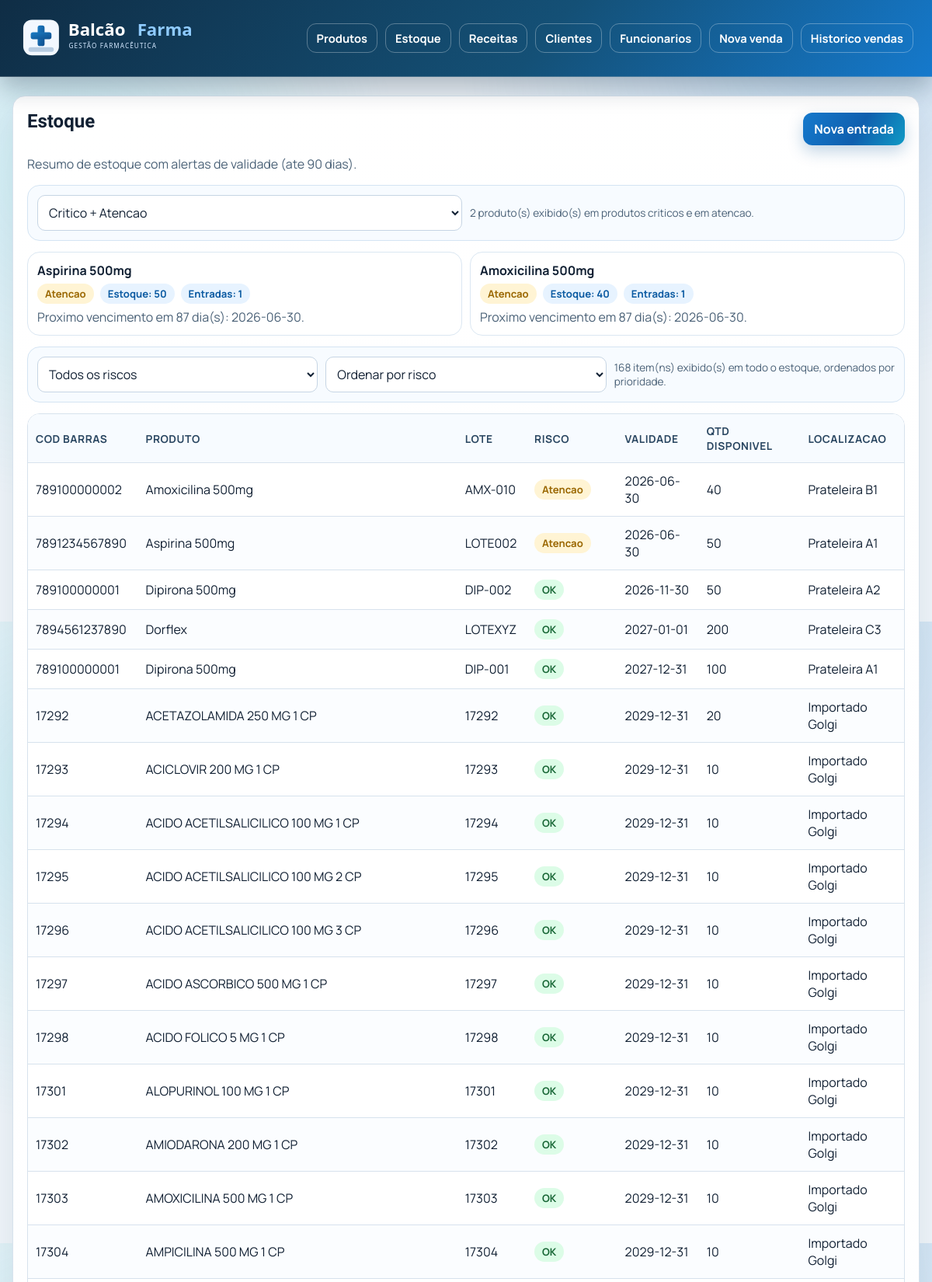
The page /estoque (upper part) on the database its author committed.
### tables this page shows
CREATE TABLE Produto (
    cod_barras VARCHAR(50) PRIMARY KEY,
    marca VARCHAR(100),
    nome VARCHAR(255) NOT NULL,
    tipo VARCHAR(100),
    precisa_receita BOOLEAN,
    preco DECIMAL(10, 2) NOT NULL,
    ativo BOOLEAN NOT NULL DEFAULT TRUE
);

CREATE TABLE Estoque (
    cod_barras VARCHAR(50),
    lote VARCHAR(50),
    quantidade_disponivel INT NOT NULL,
    data_validade DATE,
    localizacao VARCHAR(100),
    PRIMARY KEY (cod_barras, lote),
    FOREIGN KEY (cod_barras) REFERENCES Produto(cod_barras)
);

### App/Views/MainView.php (called while the page is built, shortened)
<?php
class MainView
{
	private string $fileName;
	public function __construct(string $fileName)
	{
		$this->fileName = $fileName;
	}
	public function render(array $params = []): void
	{
		$viewFile = __DIR__ . '/pages/' . $this->fileName . '.php';
		require __DIR__ . '/pages/_layout_header.php';
		require $viewFile;
		require __DIR__ . '/pages/_layout_footer.php';
	}
}

### App/Controllers/Controller.php (called while the page is built, shortened)
<?php
class Controller
{
	private array $params = [];
	protected function render(string $viewName): void
	{
		$view = new MainView($viewName);
		$view->render($this->params);
	}
	protected function addParam(string $key, mixed $value): void
	{
		$this->params[$key] = $value;
	}
}

### App/Controllers/LotesController.php (called while the page is built, shortened)
<?php
class LotesController extends Controller
{
	private LoteDAO $loteDAO;
	public function __construct(array $segments = [])
	{
		$this->loteDAO = new LoteDAO();
	}
	public function executar(): void
	{
		$this->listar();
	}
	private function listar(): void
	{
		$this->addParam('lotes', $this->loteDAO->listar());
		$this->addParam('resumoEstoque', $this->mapearRiscoResumo($this->loteDAO->resumoEstoquePorProduto()));
		$this->render('lotes/listar');
	}
	private function mapearRiscoResumo(array $resumo): array
	{
		$hoje = new \DateTimeImmutable('today');
		$saida = [];
		foreach ($resumo as $row) {
			$estoque = (int) ($row['estoque_valido'] ?? 0);
			$proximaValidade = $row['proxima_validade'] ?? null;
			$risco = 'ok';
			$dias = null;
			if ($estoque <= 0 || $proximaValidade === null) {
				$risco = 'sem_estoque';
			} else {
				$validade = new \DateTimeImmutable((string) $proximaValidade);
				$intervalo = $hoje->diff($validade);
				$dias = (int) $intervalo->format('%r%a');
				if ($dias <= self::DIAS_RISCO_CRITICO) {
					$risco = 'critico';
				} elseif ($dias <= self::DIAS_RISCO_ATENCAO) {
					$risco = 'atencao';
				}
			}
			$row['dias_para_vencer'] = $dias;
			$row['risco_validade'] = $risco;
			$saida[] = $row;
		}
		return $saida;
	}
}

### App/Application.php (called while the page is built, shortened)
<?php
class Application
{
	public function executar(): void
	{
		$rawUrl = $_GET['url'] ?? '';
		$segments = $this->parseUrl($rawUrl);
		$controller = new $controllerFqcn($segments);
		$controller->executar();
	}
	private function parseUrl(string $url): array
	{
		$url = trim($url);
		$clean = trim($url, '/');
		return array_values(array_filter(explode('/', $clean), static function ($part) {
			return $part !== '';
		}));
	}
}

### index.php (called while the page is built, shortened)
<?php
$app = new Application();
$app->executar();

### App/DAO/LoteDAO.php (called while the page is built, shortened)
<?php
class LoteDAO
{
	private PDO $conn;
	public function __construct()
	{
		$this->conn = Connection::getConn();
	}
	public function listar(): array
	{
		$sql = "SELECT e.cod_barras,
					   e.cod_barras AS id,
					   e.lote AS numero_lote,
					   e.data_validade AS validade,
					   e.quantidade_disponivel,
					   e.localizacao,
					   p.nome AS produto_nome
				FROM Estoque e
				INNER JOIN Produto p ON p.cod_barras = e.cod_barras
				ORDER BY e.data_validade ASC, e.lote ASC";
		$stmt = $this->conn->query($sql);
		return $stmt->fetchAll();
	}
	public function resumoEstoquePorProduto(): array
	{
		$sql = 'SELECT p.cod_barras AS cod_barras,
				   p.nome AS produto_nome,
				   COALESCE(SUM(CASE
					   WHEN le.quantidade_disponivel > 0 AND le.data_validade >= CURDATE() THEN le.quantidade_disponivel
					   ELSE 0
				   END), 0) AS estoque_valido,
				   MIN(CASE
					   WHEN le.quantidade_disponivel > 0 AND le.data_validade >= CURDATE() THEN le.data_validade
					   ELSE NULL
				   END) AS proxima_validade,
				   COALESCE(SUM(CASE
					   WHEN le.quantidade_disponivel > 0 AND le.data_validade >= CURDATE() THEN 1
					   ELSE 0
				   END), 0) AS lotes_validos
				FROM Produto p
				LEFT JOIN Estoque le ON le.cod_barras = p.cod_barras
				WHERE p.ativo = 1
				GROUP BY p.cod_barras, p.nome
				ORDER BY estoque_valido DESC, p.nome ASC';
		$stmt = $this->conn->query($sql);
		return $stmt->fetchAll();
	}
}

### App/DAO/Connection.php (called while the page is built, shortened)
<?php
class Connection
{
	private static ?PDO $conn = null;
	public static function getConn(): PDO
	{
		if (self::$conn === null) {
			$host = getenv('DB_HOST') ?: '127.0.0.1';
			$port = getenv('DB_PORT') ?: '3306';
			$name = getenv('DB_NAME') ?: 'farmacia_db';
			$user = getenv('DB_USER') ?: 'root';
			$pass = getenv('DB_PASS') ?: '';
			$dsn = sprintf('mysql:host=%s;port=%s;dbname=%s;charset=utf8mb4', $host, $port, $name);
			try {
				self::$conn = new PDO($dsn, $user, $pass, [
					PDO::ATTR_ERRMODE => PDO::ERRMODE_EXCEPTION,
					PDO::ATTR_DEFAULT_FETCH_MODE => PDO::FETCH_ASSOC,
				]);
			} catch (PDOException $e) {
				http_response_code(500);
				die('Database connection failed: ' . $e->getMessage());
			}
		}
		return self::$conn;
	}
}

### App/Views/pages/lotes/listar.php (the view, shortened to what this page needs)
<div class="card">
	<div class="section-head">
		<h2>Estoque</h2>
		<a class="btn-inline" href="/estoque/novo">Nova entrada</a>
	</div>
	<p class="muted">Resumo de estoque com alertas de validade (ate <?= (int) ($diasRiscoAtencao ?? 90) ?> dias).</p>
	<?php if (!empty($resumoEstoque)): ?>
		<div class="search-panel">
			<div class="search-grid" style="grid-template-columns: minmax(220px, 1fr) minmax(180px, 1fr);">
				<select id="resumo-risco-filtro">
					<option value="atencao_critico" selected>Critico + Atencao</option>
				</select>
				<p class="helper-text" id="resumo-risco-status" style="margin: 0; align-self: center;" aria-live="polite">Exibindo produtos com maior prioridade.</p>
			</div>
		</div>
	<?php endif; ?>
	<div class="summary-grid" id="resumo-estoque-grid">
		<?php if (empty($resumoEstoque)): ?>
			<div class="summary-card">
				<h4>Sem produtos ativos</h4>
				<p>Cadastre produtos para iniciar o controle de estoque.</p>
			</div>
		<?php else: ?>
			<?php foreach ($resumoEstoque as $resumo): ?>
				<?php
				$risco = (string) ($resumo['risco_validade'] ?? 'ok');
				$estoque = (int) ($resumo['estoque_valido'] ?? 0);
				$dias = $resumo['dias_para_vencer'] !== null ? (int) $resumo['dias_para_vencer'] : null;
				$classe = 'pill-ok';
				$label = 'OK';
				if ($risco === 'critico') {
					$classe = 'pill-critico';
					$label = 'Critico';
				} elseif ($risco === 'atencao') {
					$classe = 'pill-atencao';
					$label = 'Atencao';
				} elseif ($risco === 'sem_estoque') {
					$classe = 'pill-sem-estoque';
					$label = 'Sem estoque';
				}
				?>
				<div class="summary-card" data-risco="<?= htmlspecialchars($risco, ENT_QUOTES, 'UTF-8') ?>">
					<h4><?= htmlspecialchars($resumo['produto_nome'], ENT_QUOTES, 'UTF-8') ?></h4>
					<div class="pills" style="margin: 6px 0;">
						<span class="pill <?= $classe ?>"><?= $label ?></span>
						<span class="pill">Estoque: <?= $estoque ?></span>
						<span class="pill">Entradas: <?= (int) ($resumo['lotes_validos'] ?? 0) ?></span>
					</div>
					<p>
						<?php if ($dias === null): ?>
							Sem entrada valida para venda.
						<?php else: ?>
							Proximo vencimento em <?= $dias ?> dia(s): <?= htmlspecialchars((string) $resumo['proxima_validade'], ENT_QUOTES, 'UTF-8') ?>.
						<?php endif; ?>
					</p>
				</div>
			<?php endforeach; ?>
		<?php endif; ?>
	</div>
	<?php if (!empty($lotes)): ?>
		<div class="search-panel">
			<div class="search-grid" style="grid-template-columns: minmax(190px, 1fr) minmax(220px, 1fr) minmax(240px, 1fr);">
				<select id="lista-risco-filtro">
					<option value="todos" selected>Todos os riscos</option>
				</select>
				<select id="lista-ordem">
					<option value="risco" selected>Ordenar por risco</option>
				</select>
				<p class="helper-text" id="lista-lotes-status" style="margin: 0; align-self: center;" aria-live="polite">Mostrando todo o estoque.</p>
			</div>
		</div>
	<?php endif; ?>
	<div class="table-wrap">
		<table>
			<thead>
				<tr>
					<th>Cod barras</th>
					<th>Produto</th>
					<th>Lote</th>
					<th>Risco</th>
					<th>Validade</th>
					<th>Qtd disponivel</th>
					<th>Localizacao</th>
				</tr>
			</thead>
			<tbody>
				<?php if (empty($lotes)): ?>
					<tr><td colspan="7">Nenhum lote cadastrado.</td></tr>
				<?php else: ?>
					<?php foreach ($lotes as $lote): ?>
						<?php
						$qtd = (int) $lote['quantidade_disponivel'];
						$validadeRaw = (string) $lote['validade'];
						$hoje = new DateTimeImmutable('today');
						$validade = new DateTimeImmutable($validadeRaw);
						$dias = (int) $hoje->diff($validade)->format('%r%a');
						$riscoTabela = 'ok';
						$labelTabela = 'OK';
						$classeTabela = 'pill-ok';
						if ($qtd <= 0 || $dias < 0) {
							$riscoTabela = 'sem_estoque';
							$labelTabela = 'Sem estoque';
							$classeTabela = 'pill-sem-estoque';
						} elseif ($dias <= 30) {
							$riscoTabela = 'critico';
							$labelTabela = 'Critico';
							$classeTabela = 'pill-critico';
						} elseif ($dias <= (int) ($diasRiscoAtencao ?? 90)) {
							$riscoTabela = 'atencao';
							$labelTabela = 'Atencao';
							$classeTabela = 'pill-atencao';
						}
						?>
						<tr
							data-risco="<?= htmlspecialchars($riscoTabela, ENT_QUOTES, 'UTF-8') ?>"
							data-vencido="<?= $dias < 0 ? '1' : '0' ?>"
							data-dias="<?= $dias ?>"
							data-qtd="<?= $qtd ?>"
							data-produto="<?= htmlspecialchars(strtolower((string) $lote['produto_nome']), ENT_QUOTES, 'UTF-8') ?>"
							data-lote="<?= htmlspecialchars(strtolower((string) $lote['numero_lote']), ENT_QUOTES, 'UTF-8') ?>"
						>
							<td><?= htmlspecialchars((string) $lote['cod_barras'], ENT_QUOTES, 'UTF-8') ?></td>
							<td><?= htmlspecialchars($lote['produto_nome'], ENT_QUOTES, 'UTF-8') ?></td>
							<td><?= htmlspecialchars($lote['numero_lote'], ENT_QUOTES, 'UTF-8') ?></td>
							<td><span class="pill <?= $classeTabela ?>"><?= $labelTabela ?></span></td>
							<td><?= htmlspecialchars($lote['validade'], ENT_QUOTES, 'UTF-8') ?></td>
							<td><?= (int) $lote['quantidade_disponivel'] ?></td>
							<td><?= htmlspecialchars((string) ($lote['localizacao'] ?? ''), ENT_QUOTES, 'UTF-8') ?></td>
						</tr>
					<?php endforeach; ?>
				<?php endif; ?>
			</tbody>
		</table>
	</div>
</div>

### App/Views/pages/_layout_header.php (style rules this page uses)
:root { --bg: #edf3f8; --surface: #ffffff; --surface-soft: #f7fbff; --surface-strong: #0f2d45; --text: #112033; --text-soft: #4a6177; --line: #d7e2ed; --accent: #1579cc; --accent-strong: #0a5aa1; --accent-soft: #e7f3ff; --ok-bg: #dcfce7; --ok-text: #166534; --err-bg: #fee2e2; --err-text: #991b1b; --radius-sm: 10px; --radius-ui: 12px; --radius-card: 16px; --radius-lg: 18px; --radius-md: 12px; --shadow: 0 16px 36px rgba(16, 40, 70, 0.08); }
* { box-sizing: border-box; }
body { margin: 0; font-family: "Manrope", "Segoe UI", sans-serif; background: radial-gradient(circle at 88% 6%, rgba(21, 121, 204, 0.18), transparent 36%), radial-gradient(circle at 8% 28%, rgba(31, 194, 212, 0.16), transparent 34%), var(--bg); color: var(--text); min-height: 100vh; }
a { color: var(--accent-strong); }
.card { background: linear-gradient(170deg, #ffffff, #f9fcff 80%); border: 1px solid var(--line); border-radius: var(--radius-card); padding: 18px; margin-bottom: 16px; box-shadow: var(--shadow); animation: card-enter 0.32s ease; }
.card h2, .card h3 { font-family: "Sora", "Manrope", sans-serif; margin-top: 0; }
.section-head { display: flex; align-items: center; justify-content: space-between; gap: 14px; margin-bottom: 10px; }
.muted { color: var(--text-soft); margin-top: 0; }
.btn-inline, button, .button-link { display: inline-flex; align-items: center; justify-content: center; padding: 10px 14px; border-radius: var(--radius-ui); text-decoration: none; font-weight: 700; border: 0; cursor: pointer; transition: transform 0.16s ease, box-shadow 0.16s ease, background-color 0.16s ease; background: linear-gradient(120deg, #1579cc, #0f5fae 55%, #0f9ac5); color: #fff; box-shadow: 0 8px 20px rgba(13, 86, 153, 0.25); }
.table-wrap { overflow-x: auto; border: 1px solid var(--line); border-radius: var(--radius-card); }
table { width: 100%; border-collapse: collapse; background: var(--surface); min-width: 640px; }
th, td { border-bottom: 1px solid var(--line); padding: 12px 10px; text-align: left; }
th { background: var(--surface-soft); font-size: 0.86rem; text-transform: uppercase; letter-spacing: 0.04em; color: #294661; }
tbody tr:nth-child(even) { background: #fbfdff; }
input, select, textarea { padding: 10px; border: 1px solid #c6d5e4; border-radius: var(--radius-sm); font: inherit; background: #fff; color: var(--text); }
.search-panel { background: var(--surface-soft); border: 1px solid #d4e4f3; border-radius: var(--radius-card); padding: 12px; margin-bottom: 14px; }
.search-grid { display: grid; grid-template-columns: minmax(280px, 2fr) repeat(2, minmax(160px, 1fr)); gap: 10px; }
.pills { display: flex; flex-wrap: wrap; gap: 8px; margin-top: 6px; }
.pill { display: inline-flex; padding: 4px 10px; border-radius: 999px; background: var(--accent-soft); color: var(--accent-strong); font-size: 0.82rem; font-weight: 700; }
.pill-atencao { background: #fff4d4; color: #9a6700; }
.summary-grid { display: grid; grid-template-columns: repeat(auto-fit, minmax(220px, 1fr)); gap: 10px; margin-bottom: 14px; }
.summary-card { background: #fff; border: 1px solid #dbe7f2; border-radius: var(--radius-card); padding: 12px; }
.summary-card h4 { margin: 0 0 4px; }
.summary-card p { margin: 0; color: var(--text-soft); }
.helper-text { font-size: 0.85rem; color: var(--text-soft); }

### rows shown on the page
produto: nome "Aspirina 500mg", label "Atencao", estoque "50", lotes_validos "1", dias "87", proxima_validade "2026-06-30"
produto: nome "Amoxicilina 500mg", label "Atencao", estoque "40", lotes_validos "1", dias "87", proxima_validade "2026-06-30"
estoque: cod_barras "789100000002", cod_barras.nome "Amoxicilina 500mg", lote "AMX-010", labelTabela "Atencao", data_validade "2026-06-30", quantidade_disponivel "40", localizacao "Prateleira B1"
estoque: cod_barras "7891234567890", cod_barras.nome "Aspirina 500mg", lote "LOTE002", labelTabela "Atencao", data_validade "2026-06-30", quantidade_disponivel "50", localizacao "Prateleira A1"
estoque: cod_barras "789100000001", cod_barras.nome "Dipirona 500mg", lote "DIP-002", labelTabela "OK", data_validade "2026-11-30", quantidade_disponivel "50", localizacao "Prateleira A2"
estoque: cod_barras "7894561237890", cod_barras.nome "Dorflex", lote "LOTEXYZ", labelTabela "OK", data_validade "2027-01-01", quantidade_disponivel "200", localizacao "Prateleira C3"
estoque: cod_barras "789100000001", cod_barras.nome "Dipirona 500mg", lote "DIP-001", labelTabela "OK", data_validade "2027-12-31", quantidade_disponivel "100", localizacao "Prateleira A1"
estoque: cod_barras "17292", cod_barras.nome "ACETAZOLAMIDA 250 MG 1 CP", lote "17292", labelTabela "OK", data_validade "2029-12-31", quantidade_disponivel "20", localizacao "Importado Golgi"
estoque: cod_barras "17293", cod_barras.nome "ACICLOVIR 200 MG 1 CP", lote "17293", labelTabela "OK", data_validade "2029-12-31", quantidade_disponivel "10", localizacao "Importado Golgi"
estoque: cod_barras "17294", cod_barras.nome "ACIDO ACETILSALICILICO 100 MG 1 CP", lote "17294", labelTabela "OK", data_validade "2029-12-31", quantidade_disponivel "10", localizacao "Importado Golgi"
estoque: cod_barras "17295", cod_barras.nome "ACIDO ACETILSALICILICO 100 MG 2 CP", lote "17295", labelTabela "OK", data_validade "2029-12-31", quantidade_disponivel "10", localizacao "Importado Golgi"
estoque: cod_barras "17296", cod_barras.nome "ACIDO ACETILSALICILICO 100 MG 3 CP", lote "17296", labelTabela "OK", data_validade "2029-12-31", quantidade_disponivel "10", localizacao "Importado Golgi"
estoque: cod_barras "17297", cod_barras.nome "ACIDO ASCORBICO 500 MG 1 CP", lote "17297", labelTabela "OK", data_validade "2029-12-31", quantidade_disponivel "10", localizacao "Importado Golgi"
estoque: cod_barras "17298", cod_barras.nome "ACIDO FOLICO 5 MG 1 CP", lote "17298", labelTabela "OK", data_validade "2029-12-31", quantidade_disponivel "10", localizacao "Importado Golgi"
estoque: cod_barras "17301", cod_barras.nome "ALOPURINOL 100 MG 1 CP", lote "17301", labelTabela "OK", data_validade "2029-12-31", quantidade_disponivel "10", localizacao "Importado Golgi"
estoque: cod_barras "17302", cod_barras.nome "AMIODARONA 200 MG 1 CP", lote "17302", labelTabela "OK", data_validade "2029-12-31", quantidade_disponivel "10", localizacao "Importado Golgi"
estoque: cod_barras "17303", cod_barras.nome "AMOXICILINA 500 MG 1 CP", lote "17303", labelTabela "OK", data_validade "2029-12-31", quantidade_disponivel "10", localizacao "Importado Golgi"
estoque: cod_barras "17304", cod_barras.nome "AMPICILINA 500 MG 1 CP", lote "17304", labelTabela "OK", data_validade "2029-12-31", quantidade_disponivel "10", localizacao "Importado Golgi"

### other values the page prints
$diasRiscoAtencao "90"
